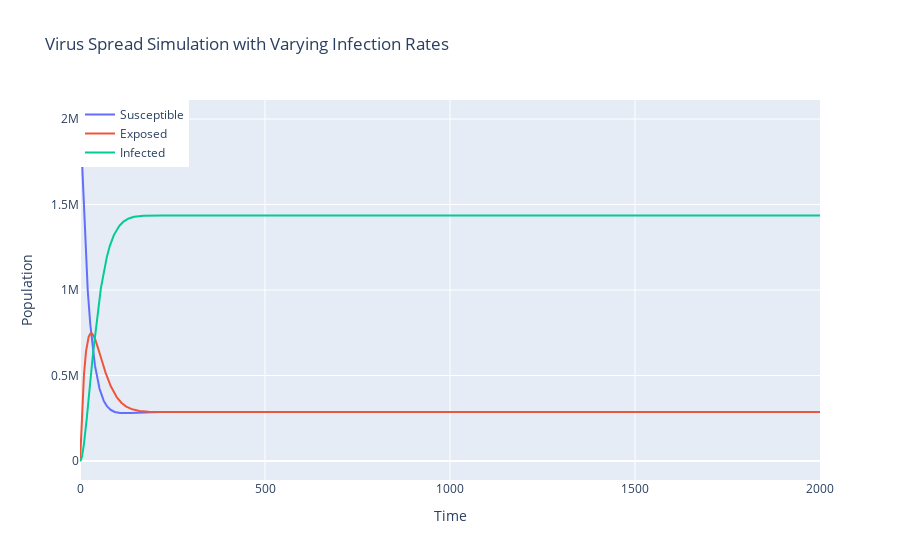

Write notebook code for a chart like this one.
### Code cell
import numpy as np
from scipy.integrate import odeint
import plotly.graph_objs as go
from plotly.subplots import make_subplots  # Import make_subplots for creating subplots

# Define the differential equations
def dS_dt(S, I, lambda_S, lambda_R, fq):
    return -lambda_S * S * fq + lambda_R * I

def dE_dt(S, E, lambda_S, fq):
    return lambda_S * S * fq - lambda_E * E

def dI_dt(I, E, lambda_E, lambda_R):
    return lambda_E * E - lambda_R * I

# Define the function for the probability f(q(t)) (Poisson distribution)
def f_q(x, lower_rate, higher_rate):
    # 5/6 of people have lower rate, 1/6 have higher rate
    # Calculate probability of having higher rate
    p_higher = 1 / 6
    p_lower = 1 - p_higher
    
    # Use Poisson distribution to determine probability f(q(t))
    rate = p_lower * lower_rate + p_higher * higher_rate
    return 1 - np.exp(-rate * x)  # Example Poisson distribution

# Function to integrate the differential equations
def simulate_virus_spread(S0, E0, I0, lambda_S, lambda_E, lambda_R, lower_rate, higher_rate, total_time, dt):
    num_steps = int(total_time / dt) + 1
    t = np.linspace(0, total_time, num_steps)

    # Initial conditions
    y0 = [S0, E0, I0]

    # Parameters
    args = (lambda_S, lambda_E, lambda_R, lower_rate, higher_rate)

    # Define the ODE system
    def system(y, t, *args):
        S, E, I = y
        lambda_S, lambda_E, lambda_R, lower_rate, higher_rate = args
        fq = f_q(I, lower_rate, higher_rate)
        dS = dS_dt(S, I, lambda_S, lambda_R, fq)
        dE = dE_dt(S, E, lambda_S, fq)
        dI = dI_dt(I, E, lambda_E, lambda_R)  # Pass E, lambda_E, lambda_R to dI_dt
        return [dS, dE, dI]

    # Integrate the ODE system
    solution = odeint(system, y0, t, args=args)

    return t, solution[:, 0], solution[:, 1], solution[:, 2]

# Parameters for simulation
S0 = 2000000  # Initial number of susceptible peers
E0 = 10000    # Initial number of exposed peers
I0 = 1     # Initial number of infected peers
lambda_S = 0.035  # Rate of new file downloads per minute
lambda_E = 0.035  # Rate of becoming infected per minute
lambda_R = 0.007 # Rate of recovery per minute
lower_rate = 0.001  # Lower infection rate for 5/6 of people
higher_rate = 0.01  # Higher infection rate for 1/6 of people
total_time = 2000    # Total simulation time
dt = 0.1            # Time step for integration

# Run simulation
t, S, E, I = simulate_virus_spread(S0, E0, I0, lambda_S, lambda_E, lambda_R, lower_rate, higher_rate, total_time, dt)

# Create Plotly figure with subplots
fig = make_subplots(rows=1, cols=1)

# Add traces for S, E, I
fig.add_trace(go.Scatter(x=t, y=S, mode='lines', name='Susceptible'), row=1, col=1)
fig.add_trace(go.Scatter(x=t, y=E, mode='lines', name='Exposed'), row=1, col=1)
fig.add_trace(go.Scatter(x=t, y=I, mode='lines', name='Infected'), row=1, col=1)

# Update layout
fig.update_layout(title='Virus Spread Simulation with Varying Infection Rates',
                  xaxis_title='Time',
                  yaxis_title='Population',
                  legend=dict(x=0, y=1, traceorder='normal'))

# Show plot
fig.show()

### Figure 1 — Plotly figure (JSON) as saved in the notebook; plotly's stock layout.template omitted (floating-point values rounded to 4 significant figures; data arrays with more than 128 entries replaced by an {"elided": "..."} marker saying what was removed)
{"data": [{"mode": "lines", "name": "Susceptible", "type": "scatter", "x": {"elided": "20001 float values"}, "xaxis": "x", "y": {"elided": "20001 float values"}, "yaxis": "y"}, {"mode": "lines", "name": "Exposed", "type": "scatter", "x": {"elided": "20001 float values"}, "xaxis": "x", "y": {"elided": "20001 float values"}, "yaxis": "y"}, {"mode": "lines", "name": "Infected", "type": "scatter", "x": {"elided": "20001 float values"}, "xaxis": "x", "y": {"elided": "20001 float values"}, "yaxis": "y"}], "layout": {"legend": {"traceorder": "normal", "x": 0, "y": 1}, "title": {"text": "Virus Spread Simulation with Varying Infection Rates"}, "xaxis": {"anchor": "y", "domain": [0, 1], "title": {"text": "Time"}}, "yaxis": {"anchor": "x", "domain": [0, 1], "title": {"text": "Population"}}}}
